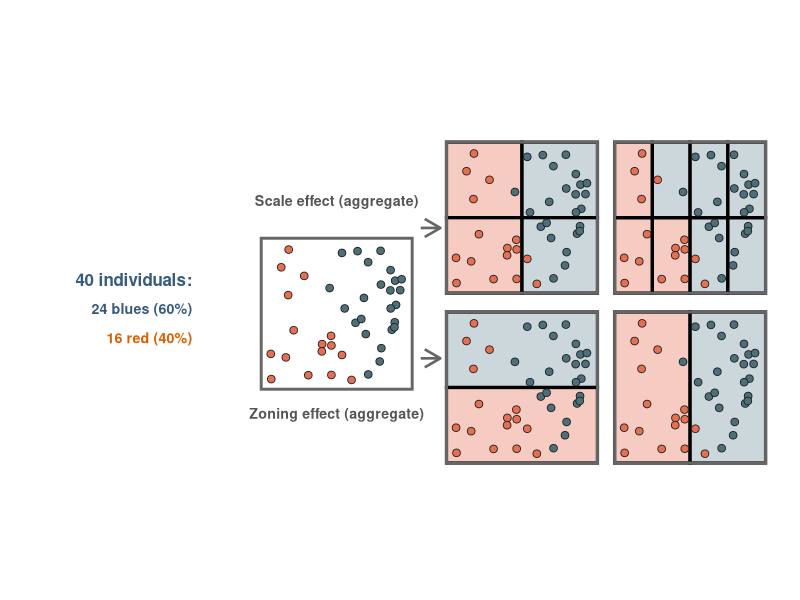
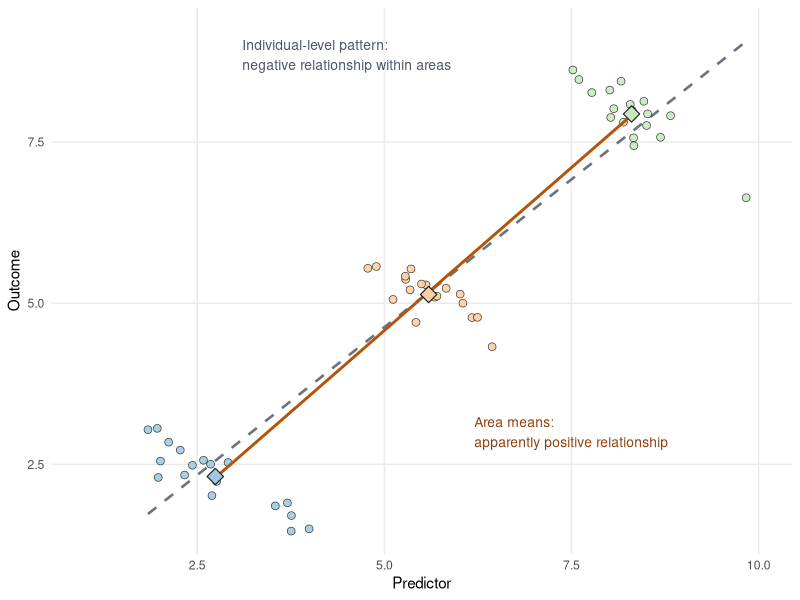

Generate these figures, in order, with R:
## ---- chunk 1
#| label: fig-maup
#| fig-cap: "Graphical illustration of Modifiable Areal Unit Problem (MAUP). The same 40 individuals are shown on the left, then aggregated into alternative zone systems. The top row shows the scale effect. The bottom row shows the zonation effect."
#| echo: false
#| warning: false
#| message: false

library(ggplot2)

set.seed(42)

push_from_breaks <- function(v, breaks, gap = 0.035) {
  for (b in breaks) {
    close <- abs(v - b) < gap
    v[close & v < b] <- b - gap
    v[close & v >= b] <- b + gap
  }
  v
}

pts <- data.frame(
  x = runif(40, min = 0.06, max = 0.94),
  y = runif(40, min = 0.06, max = 0.94)
)
pts$x <- push_from_breaks(pts$x, breaks = c(0.25, 0.5, 0.75))
pts$y <- push_from_breaks(pts$y, breaks = c(0.5))
score <- 0.9 * pts$x + 0.3 * pts$y
pts$value <- 0L
pts$value[order(score, decreasing = TRUE)[1:24]] <- 1L
pts$group <- ifelse(pts$value == 1L, "Blue", "Red")

panel_boxes <- data.frame(
  panel = c("Source", "Scale coarse", "Scale fine", "Zone horizontal", "Zone vertical"),
  x0 = c(1.8, 7.2, 12.1, 7.2, 12.1),
  y0 = c(2.25, 5.05, 5.05, 0.10, 0.10),
  w = c(4.4, 4.4, 4.4, 4.4, 4.4),
  h = c(4.4, 4.4, 4.4, 4.4, 4.4)
)

make_pts_panel <- function(panel_name) {
  box <- panel_boxes[panel_boxes$panel == panel_name, ]
  transform(
    pts,
    panel = panel_name,
    xp = box$x0 + x * box$w,
    yp = box$y0 + y * box$h
  )
}

make_zone_panel <- function(panel_name, zones) {
  box <- panel_boxes[panel_boxes$panel == panel_name, ]
  zones$panel <- panel_name
  zones$xmin_p <- box$x0 + zones$xmin * box$w
  zones$xmax_p <- box$x0 + zones$xmax * box$w
  zones$ymin_p <- box$y0 + zones$ymin * box$h
  zones$ymax_p <- box$y0 + zones$ymax * box$h

  zones$share_blue <- mapply(function(xmin, xmax, ymin, ymax) {
    inside <- pts$x >= xmin & pts$x < xmax & pts$y >= ymin & pts$y < ymax
    if (any(inside)) mean(pts$value[inside]) else NA_real_
  }, zones$xmin, zones$xmax, zones$ymin, zones$ymax)

  zones$fill_group <- ifelse(is.na(zones$share_blue), NA_character_,
    ifelse(zones$share_blue >= 0.5, "Blue zone", "Red zone")
  )
  zones
}

zones_scale_coarse <- data.frame(
  xmin = c(0, 0.5, 0, 0.5),
  xmax = c(0.5, 1, 0.5, 1),
  ymin = c(0.5, 0.5, 0, 0),
  ymax = c(1, 1, 0.5, 0.5)
)

zones_scale_fine <- expand.grid(
  xmin = c(0, 0.25, 0.5, 0.75),
  ymin = c(0, 0.5)
)
zones_scale_fine$xmax <- zones_scale_fine$xmin + 0.25
zones_scale_fine$ymax <- zones_scale_fine$ymin + 0.5

zones_horizontal <- data.frame(
  xmin = c(0, 0),
  xmax = c(1, 1),
  ymin = c(0.5, 0),
  ymax = c(1, 0.5)
)

zones_vertical <- data.frame(
  xmin = c(0, 0.5),
  xmax = c(0.5, 1),
  ymin = c(0, 0),
  ymax = c(1, 1)
)

zones_all <- rbind(
  make_zone_panel("Scale coarse", zones_scale_coarse),
  make_zone_panel("Scale fine", zones_scale_fine),
  make_zone_panel("Zone horizontal", zones_horizontal),
  make_zone_panel("Zone vertical", zones_vertical)
)

pts_all <- rbind(
  make_pts_panel("Source"),
  make_pts_panel("Scale coarse"),
  make_pts_panel("Scale fine"),
  make_pts_panel("Zone horizontal"),
  make_pts_panel("Zone vertical")
)

box_outline <- transform(
  panel_boxes,
  xmin = x0, xmax = x0 + w, ymin = y0, ymax = y0 + h
)

arrow_df <- data.frame(
  x = c(6.45, 6.45),
  y = c(6.95, 3.15),
  xend = c(7.02, 7.02),
  yend = c(6.95, 3.15),
  label = c("Scale effect (aggregate)", "Zoning effect (aggregate)"),
  lx = c(4.0, 4.0),
  ly = c(7.75, 1.55)
)

ggplot() +
  geom_rect(
    data = zones_all,
    aes(
      xmin = xmin_p, xmax = xmax_p,
      ymin = ymin_p, ymax = ymax_p,
      fill = fill_group
    ),
    colour = "black",
    linewidth = 1.1,
    alpha = 0.72
  ) +
  geom_rect(
    data = box_outline,
    aes(xmin = xmin, xmax = xmax, ymin = ymin, ymax = ymax),
    fill = NA,
    colour = "#666666",
    linewidth = 1
  ) +
  geom_point(
    data = pts_all,
    aes(x = xp, y = yp, fill = group),
    shape = 21,
    size = 2.3,
    stroke = 0.45,
    colour = "#1f1f1f"
  ) +
  geom_segment(
    data = arrow_df,
    aes(x = x, y = y, xend = xend, yend = yend),
    arrow = arrow(length = grid::unit(0.18, "inches")),
    linewidth = 0.9,
    colour = "#666666"
  ) +
  geom_text(
    data = arrow_df,
    aes(x = lx, y = ly, label = label),
    hjust = 0.5,
    size = 3.6,
    colour = "#555555",
    fontface = "bold"
  ) +
  annotate(
    "text",
    x = -0.2, y = 5.45,
    hjust = 1, vjust = 0.5,
    label = "40 individuals:",
    size = 4.3,
    colour = "#375a7f",
    fontface = "bold"
  ) +
  annotate(
    "text",
    x = -0.2, y = 4.6,
    hjust = 1, vjust = 0.5,
    label = "24 blues (60%)",
    size = 3.6,
    colour = "#375a7f",
    fontface = "bold"
  ) +
  annotate(
    "text",
    x = -0.2, y = 3.75,
    hjust = 1, vjust = 0.5,
    label = "16 red (40%)",
    size = 3.6,
    colour = "#d95f02",
    fontface = "bold"
  ) +
  scale_fill_manual(
    values = c(
      "Blue" = "#4c6f7a",
      "Red" = "#e76f51",
      "Blue zone" = "#b8c8cf",
      "Red zone" = "#f2b8aa"
    ),
    guide = "none"
  ) +
  coord_equal(xlim = c(-4.2, 17.1), ylim = c(-0.3, 10.0), expand = FALSE) +
  labs(x = NULL, y = NULL) +
  theme_void() +
  theme(plot.margin = margin(10, 10, 10, 40))
## ---- chunk 2
#| label: fig-ecological-fallacy
#| fig-cap: "Graphical illustration of ecological fallacy. The left panel shows individual observations with a negative within-area relationship. The right panel shows the same data aggregated to area means, which now suggest a positive area-level relationship."
#| echo: false
#| warning: false
#| message: false

set.seed(7)

areas <- data.frame(
  area = c("Area A", "Area B", "Area C"),
  x_center = c(2.5, 5.5, 8.5),
  y_center = c(2.4, 5.1, 7.8)
)

make_area_points <- function(area, x_center, y_center, n = 18) {
  x <- rnorm(n, mean = x_center, sd = 0.55)
  y <- y_center - 0.55 * (x - x_center) + rnorm(n, sd = 0.28)
  data.frame(area = area, x = x, y = y)
}

individuals <- do.call(
  rbind,
  Map(make_area_points, areas$area, areas$x_center, areas$y_center)
)

area_means <- aggregate(cbind(x, y) ~ area, data = individuals, FUN = mean)

ggplot() +
  geom_smooth(
    data = individuals,
    aes(x = x, y = y),
    method = "lm",
    se = FALSE,
    linewidth = 0.9,
    colour = "#6b7280",
    linetype = "dashed"
  ) +
  geom_point(
    data = individuals,
    aes(x = x, y = y, fill = area),
    shape = 21,
    size = 2.4,
    stroke = 0.35,
    alpha = 0.9,
    colour = "#1f1f1f"
  ) +
  geom_smooth(
    data = area_means,
    aes(x = x, y = y),
    method = "lm",
    se = FALSE,
    linewidth = 1,
    colour = "#b45309"
  ) +
  geom_point(
    data = area_means,
    aes(x = x, y = y, fill = area),
    shape = 23,
    size = 4,
    stroke = 0.6,
    colour = "#1f1f1f"
  ) +
  annotate(
    "text",
    x = 3.1, y = 8.85,
    label = "Individual-level pattern:\nnegative relationship within areas",
    size = 3.5,
    colour = "#4b5563",
    hjust = 0
  ) +
  annotate(
    "text",
    x = 6.2, y = 3.0,
    label = "Area means:\napparently positive relationship",
    size = 3.5,
    colour = "#92400e",
    hjust = 0
  ) +
  scale_fill_manual(
    values = c(
      "Area A" = "#9ecae1",
      "Area B" = "#fdd0a2",
      "Area C" = "#c7e9c0"
    ),
    guide = "none"
  ) +
  coord_cartesian(xlim = c(1, 10), ylim = c(1.5, 9.2)) +
  labs(
    x = "Predictor",
    y = "Outcome"
  ) +
  theme_minimal(base_size = 11) +
  theme(
    panel.grid.minor = element_blank()
  )
